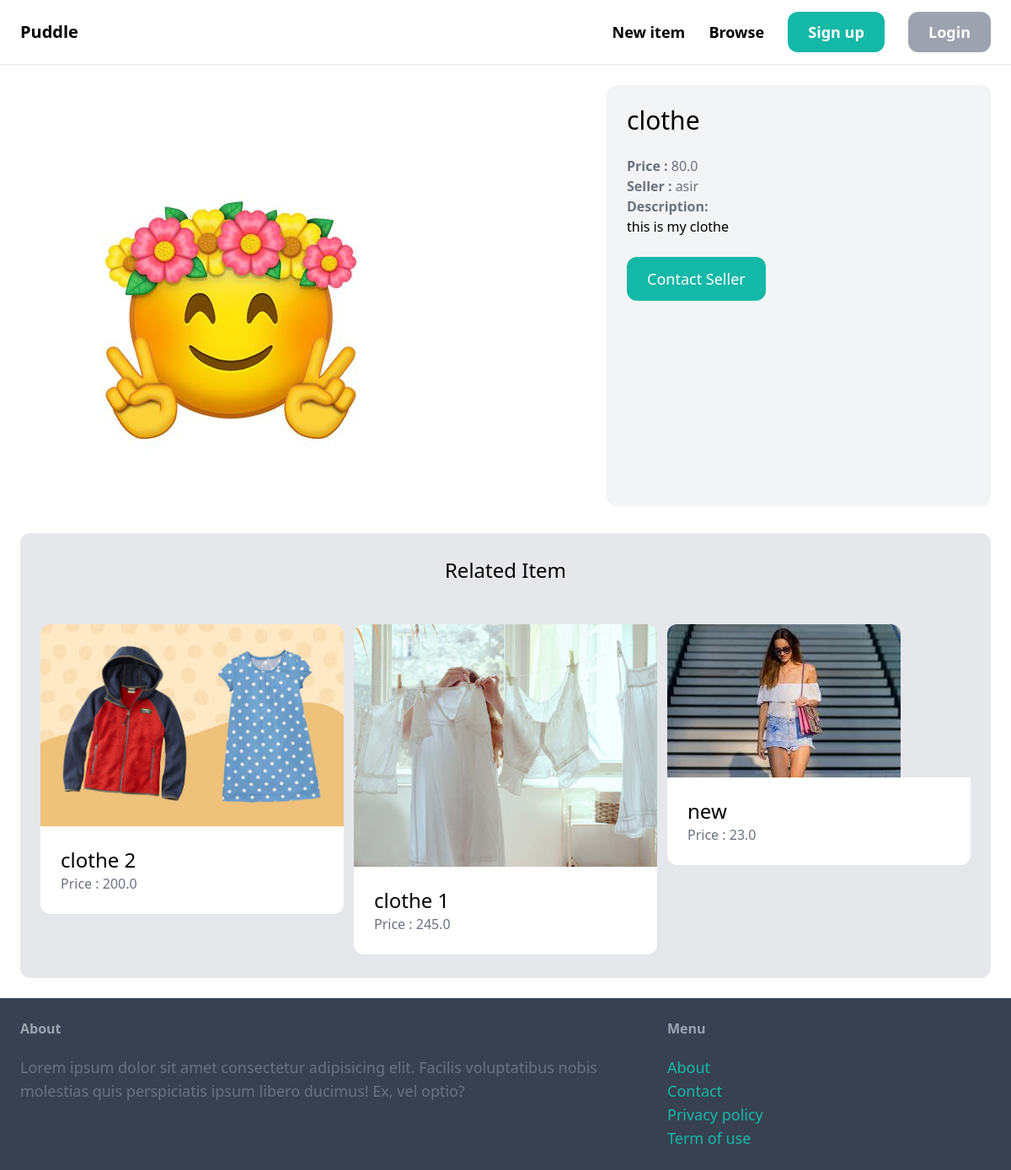
The app's page /items/16 with its own data.
### item/models.py (models this page shows, shortened)
class Item(models.Model):
    category = models.ForeignKey(Category, related_name='items', on_delete=models.CASCADE)
    name = models.CharField(max_length=255)
    description = models.TextField(blank=True, null=True)
    price = models.FloatField()
    image = models.ImageField(upload_to='item_images',blank=True,null=True)
    is_sold = models.BooleanField(default=False)
    created_by = models.ForeignKey(User, related_name='items', on_delete=models.CASCADE)
    created_at = models.DateTimeField(auto_now_add=True)

### item/views.py (the view)
# urls.py: path('<int:pk>',views.detail,name='detail'),
def detail(request,pk):
    item = get_object_or_404(Item, pk=pk)
    related_items=Item.objects.filter(category=item.category, is_sold=False).exclude(pk=pk)[0:3]
    return render(request, 'item/detail.html',{
        'item':item,
        'related_items':related_items
    })

### item/templates/item/detail.html (shortened to what this page needs)
{% extends 'core/base.html' %}
{% block content %}
    <div class='grid grid-cols-5 gap-2'>
        <div class='col-span-3'>
            <img src='{{item.image.url}}' class='rounded-xl'>
        </div>
        <div class='col-span-2 p-6 bg-gray-100 rounded-xl'>
            <h1 class='mb-6 text-3xl'>{{item.name}}</h1>
            <p class='text-gray-500'><strong>Price : </strong>{{item.price}}</p>
            <p class='text-gray-500'><strong>Seller : </strong>{{item.created_by.username}}</p>
            {% if item.description %}
            <p class='test-gray-700'>
                <strong class='text-gray-500'>Description: </strong>
                <br>
                {{item.description}}
            </p>
            {% endif %}
            {% if request.user == item.created_by %}
            <div class='mt-6 p-6 bg-white rounded-xl'>
                <p>This is your item!!</p>
                <a href='{% url 'item:edit' item.id %}' class='inline-block mt-6 px-6 py-3 text-lg font-semibold bg-teal-500 text-white rounded-xl'>Edit</a>
                <a href='{% url 'item:delete' item.id %}' class='inline-block mt-6 px-6 py-3 text-lg font-semibold bg-red-500 text-white rounded-xl'>Delete</a>
            </div>
            {% else %}
              <a href="{% url 'conversation:new' item.id %}" class='inline-block mt-6 px-6 py-3 text-lg font-semifold bg-teal-500 text-white hover:bg-teal-700 rounded-xl'>Contact Seller</a>
              {% endif %}
        </div>
    </div>
    <div class="mt-8 px-6 py=12 bg-gray-200 rounded-xl pt-7 pb-7">
        <h2 class='mb-12 text-2xl text-center'>Related Item</h2>
        <div class='grid grid-cols-3 gap-3'>
            {% for item in related_items %}
                <div>
                    <a href="{% url 'item:detail' item.id %}">
                        <div>
                            <img src="{{item.image.url}}" class="rounded-t-xl  "   alt="">
                        </div>
                        <div class="p-6 bg-white rounded-b-xl">
                            <h2 class="text-2xl">{{item.name}}</h2>
                            <p class="text-gray-500">Price : {{item.price}}</p>
                        </div>
                    </a>
                </div>
            {% endfor %}
        </div>
     </div>
{% endblock %}

### records on screen
Item: image (picture), name "clothe", price "80.0", created_by.username "asir", description "this is my clothe"
Item: image (picture), name "clothe 2", price "200.0"
Item: image (picture), name "clothe 1", price "245.0"
Item: image (picture), name "new", price "23.0"
